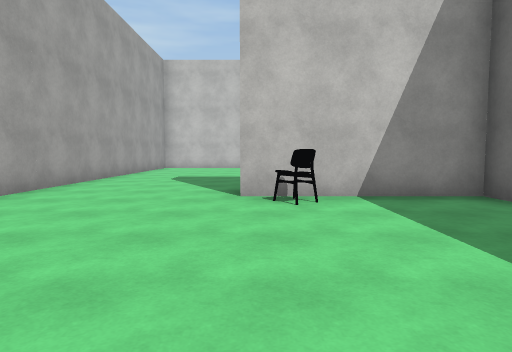
view 1 (above)

21 first-person views from a walk through a scene from a Unity 3-D project. The camera is 1.3 m above the floor, tilts 4° down and sees 75° across. The floor is counted in squares, 1.8 m on a side. Each view is taken from the middle of a square. On the plan, view 1 faces up. The plan holds only what a view shows up to about 11 squares ahead; the rest is blank. The place goes on beyond the plan. The player character is not drawn. Some surface patterns are stand-ins.

view 2
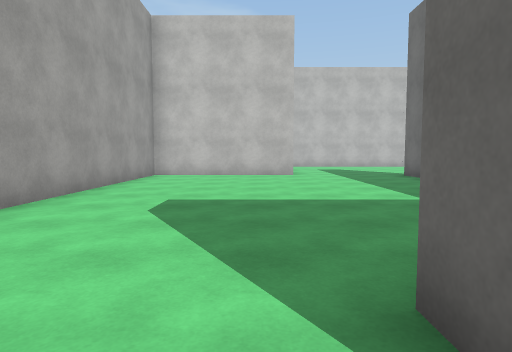

view 3
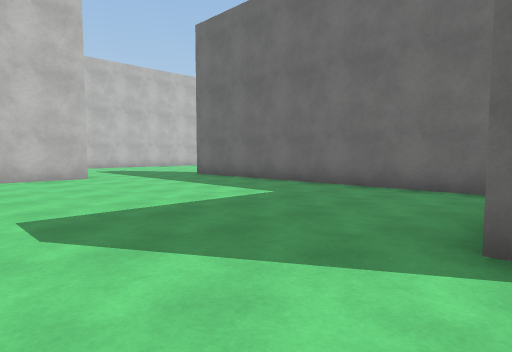

view 4
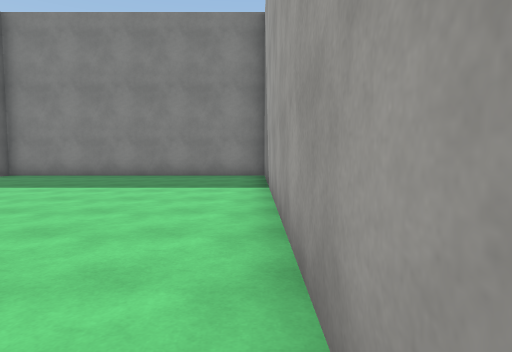

view 5
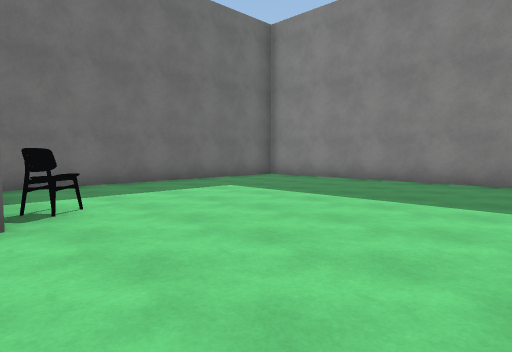

view 6
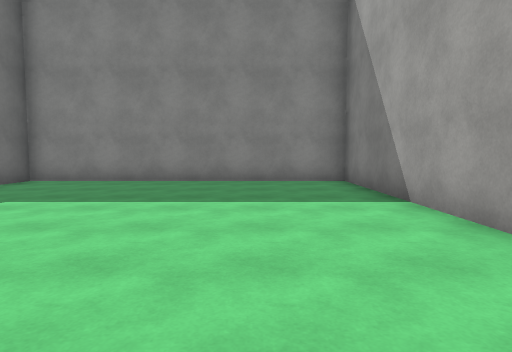

view 7
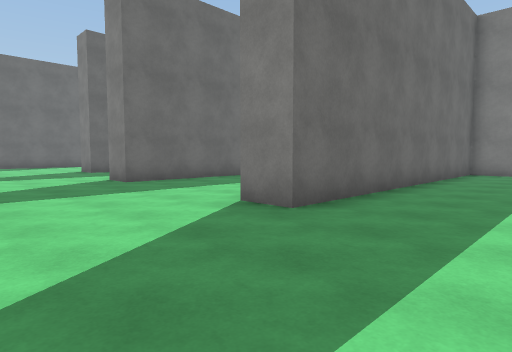

view 8
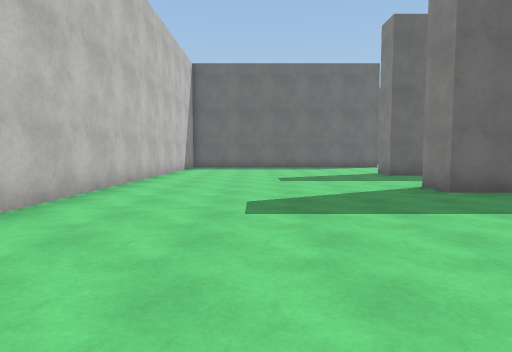

view 9
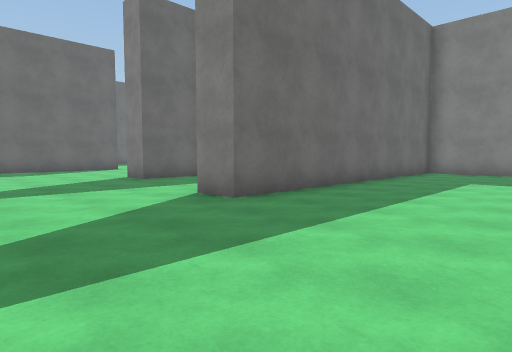

view 10
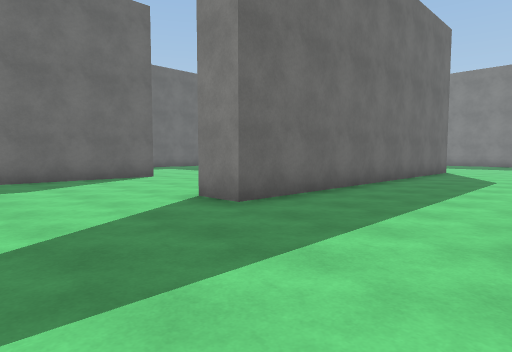

view 11
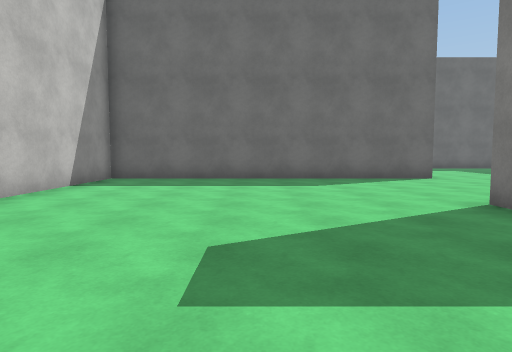

view 12
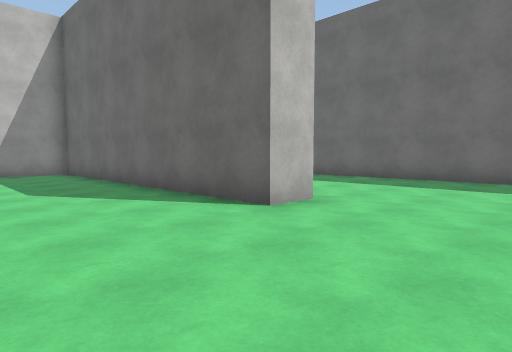

view 13
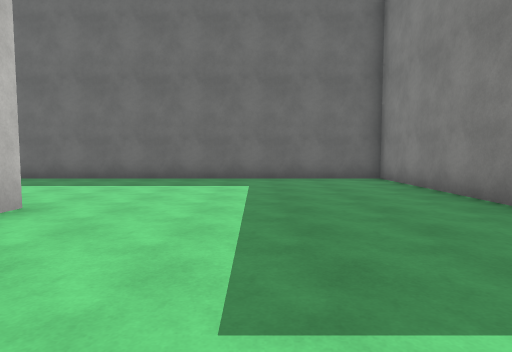

view 14
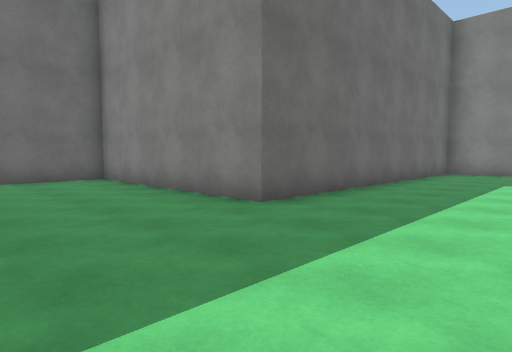

view 15
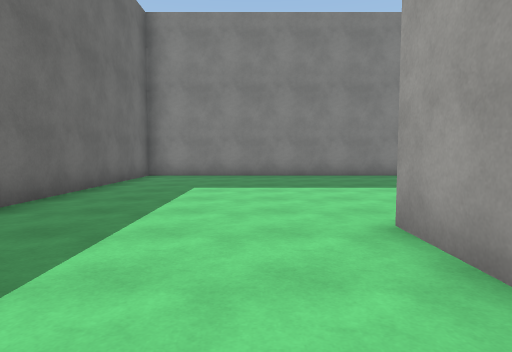

view 16
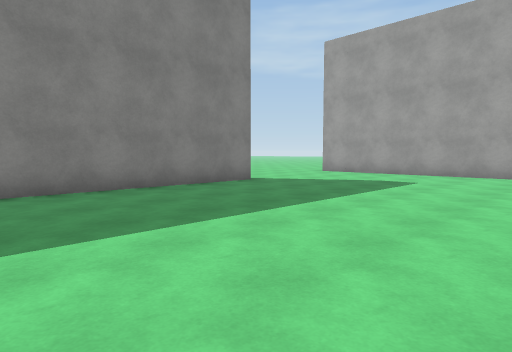

view 17
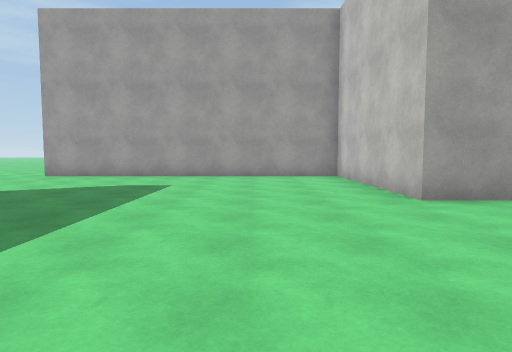

view 18
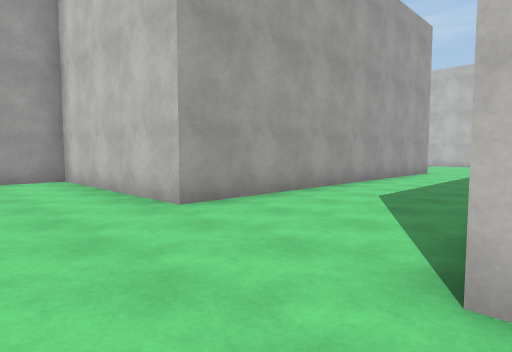

view 19
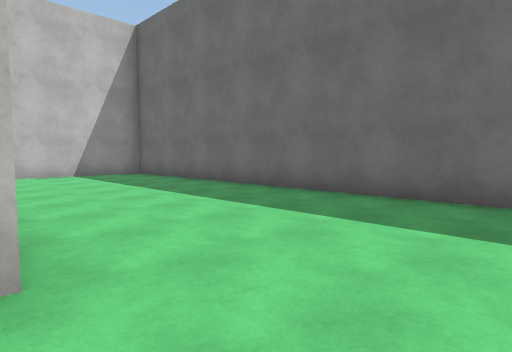

view 20
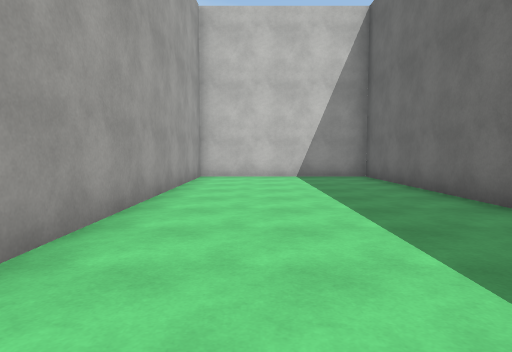

view 21
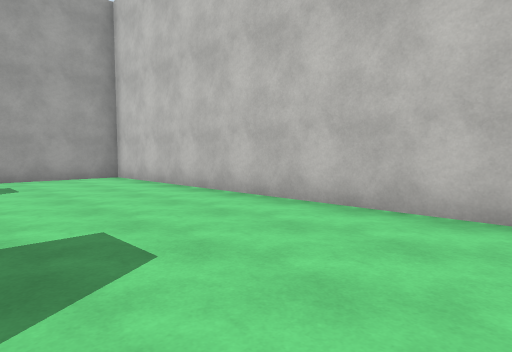

### Floor plan
Points are (right, up) in squares from view 1. A wall is a line through its corners. A room is listed if a view was taken in it or the views show most of it. See-through windows are left out.
Room 1 (views 1, 2, 3, 4, 5, 6)
walls: (2.6, 6.5) (3.7, 6.5) (3.7, 14.5); (0.2, 15.7) (-4.3, 15.7) (-4.3, -2.5) (3.7, -2.5) (3.7, 5.5) (-0.3, 5.5) (-0.3, 6.5)
ways out: opening at (2, 14.7) to room 2
objects: chair (1, 5)
Room 2 (views 7, 8, 9, 10, 11, 12, 13, 14, 15, 16, 17, 18, 19, 20, 21)
walls: (13.6, 6) (13.6, 14.7) (14.6, 14.7); (14.6, 6.2) (14.6, 4.6); (9, 7.4) (9, 15.5) (10, 15.5); (10, 14.6) (10, 5.5) (4.8, 5.5) (4.8, -3.5); (6.6, 6.5) (8.1, 6.5); (20.4, 13.1) (19.3, 13.1) (19.3, 22.1) (0.2, 22.1) (0.2, 19.2); (3.7, 14.5) (3.7, 15.5) (4.8, 15.5); (9.6, -2.5) (19.3, -2.5) (19.3, 6.5) (25.3, 6.5) (25.3, 22.1) (20.3, 22.1) (20.3, 14.1)
ways out: opening at (2, 14.7) to room 1; opening at (5, -4.5)

Positions as (right, up) in squares from view 1, and headings:
1: (0, 0), facing up
2: (-1, 5), facing up
3: (-3, 6), facing up-right
4: (-4, 8), facing down
5: (-4, 6), facing down-right
6: (-2, 6), facing down
7: (1, 19), facing down-right
8: (3, 19), facing right
9: (5, 19), facing down-right
10: (10, 18), facing down-right
11: (10, 18), facing right
12: (16, 10), facing up-right
13: (16, 10), facing right
14: (16, 10), facing down-right
15: (16, 8), facing down
16: (16, 4), facing down-left
17: (15, 3), facing left
18: (14, 3), facing up-left
19: (20, 11), facing up-right
20: (22, 12), facing up
21: (10, 18), facing up-left
